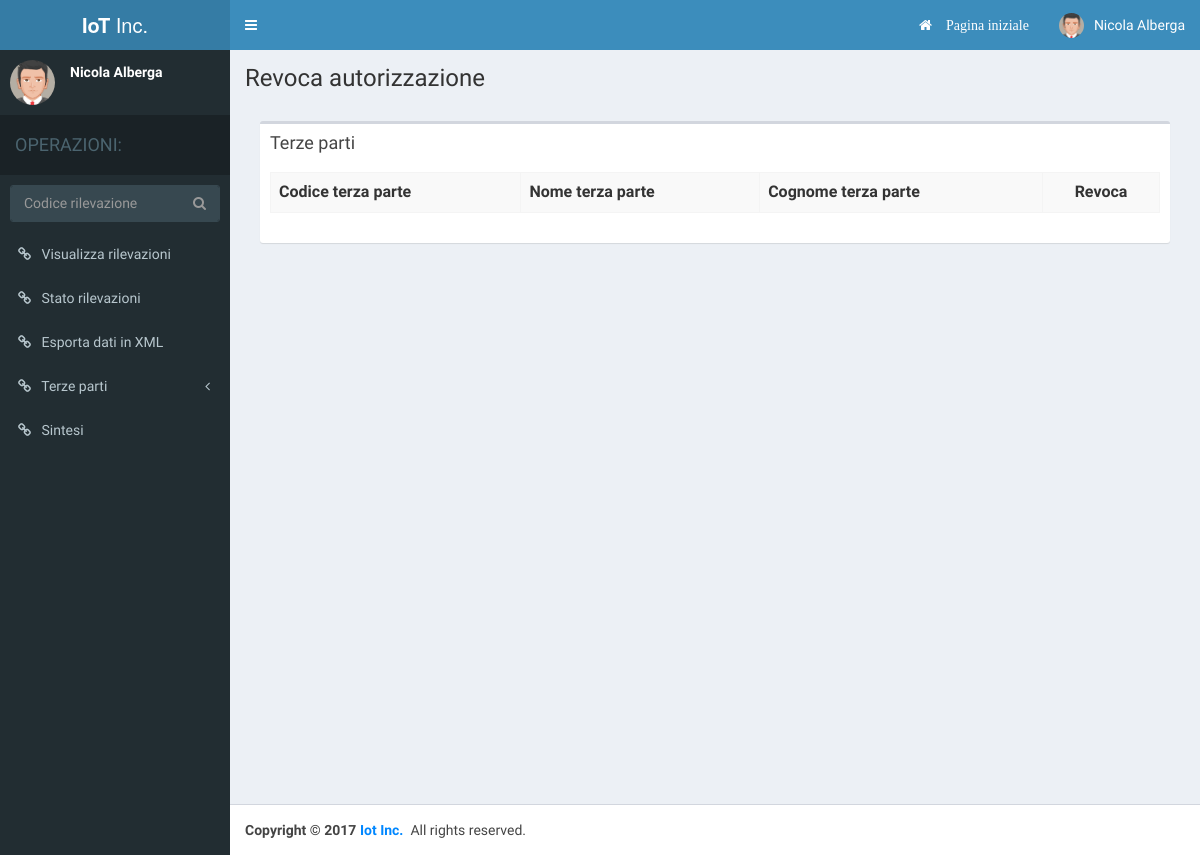
Before: /iotscripts/revoca_tp.php (signed in) with the older database file.
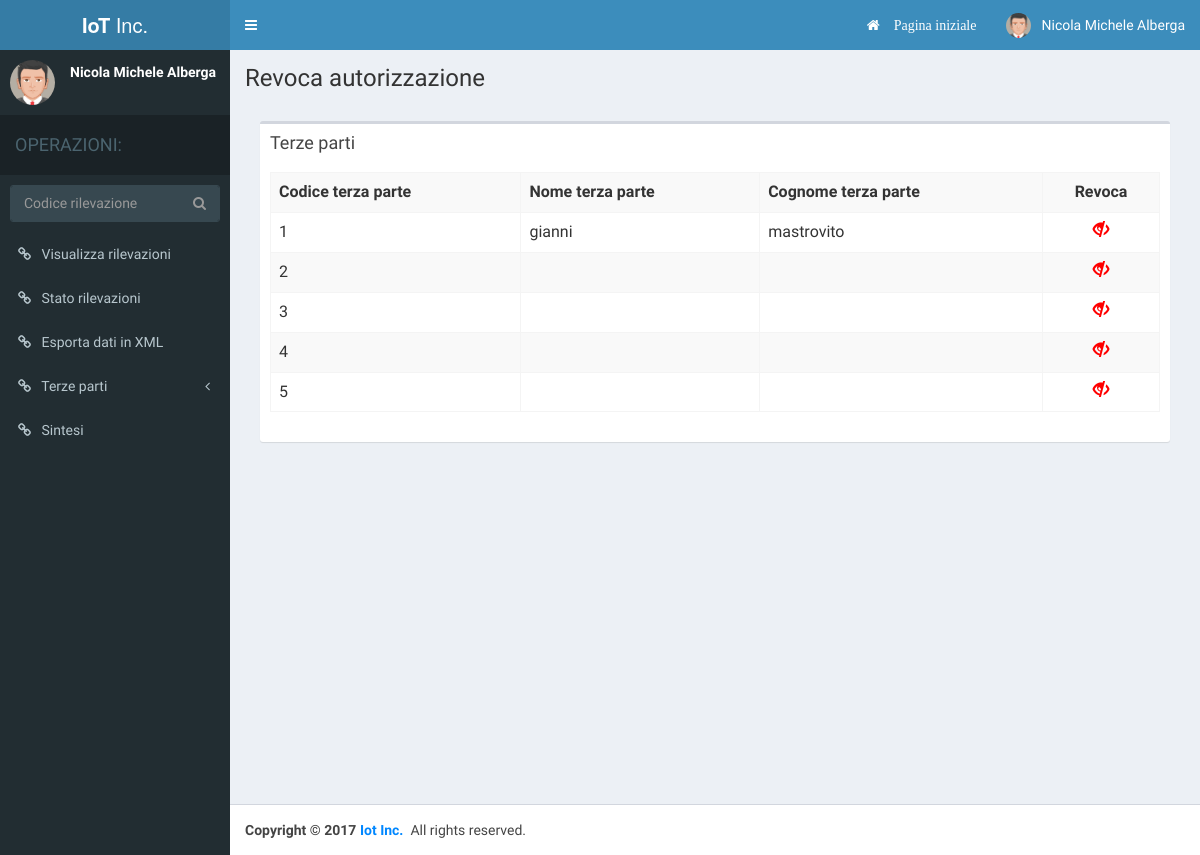
After: the same page with the newer database file.
### tables this page shows
CREATE TABLE `terzeparti` (
  `codTP` int(11) NOT NULL AUTO_INCREMENT,
  `nomeTP` varchar(20) NOT NULL,
  `cognomeTP` varchar(20) NOT NULL,
  `sessoTP` enum('m','f') DEFAULT NULL,
  `indirizzoTP` varchar(20) DEFAULT NULL,
  `residenzaTP` varchar(20) DEFAULT NULL,
  `emailTP` varchar(25) NOT NULL,
  `telefonoTP` varchar(10) DEFAULT NULL,
  `passwordTP` varchar(32) NOT NULL,
  `accessoTP` tinyint(1) DEFAULT 1,
  `clienteTP` int(11) NOT NULL,
  PRIMARY KEY (`codTP`),
  KEY `clienteTP` (`clienteTP`),
  CONSTRAINT `terzeparti_ibfk_1` FOREIGN KEY (`clienteTP`) REFERENCES `clienti` (`codCliente`) ON DELETE CASCADE
);

### iotscripts/revoca_tp.php (the view, shortened to what this page needs)
<?php
require 'dbconnect.php';
$conn=new mysqli($host, $user, $pwd, $db);
?>
<html style="height: auto; min-height: 100%;"><head>
  <link rel="stylesheet" href="../bower_components/bootstrap/dist/css/bootstrap.min.css">
  <link rel="stylesheet" href="../bower_components/font-awesome/css/font-awesome.min.css">
  <link rel="stylesheet" href="../bower_components/Ionicons/css/ionicons.min.css">
  <link rel="stylesheet" href="../dist/css/AdminLTE.min.css">
  <link rel="stylesheet" href="../dist/css/skins/skin-blue.min.css">
  </head>
<body class="skin-blue sidebar-mini" style="height: auto; min-height: 100%;">
<div class="wrapper" style="height: auto; min-height: 100%;">
  <header class="main-header">
    <?php if ($_SESSION["tipo_utente"]=="c") {echo "
		<div class=\"logo\">
		  <span class=\"logo-mini\"><b>I</b>oT</span>
		  <span class=\"logo-lg\"><b>IoT</b> Inc.</span>
		</div>";}
	?>
    <?php if ($_SESSION["tipo_utente"]=="c") {echo "
		<nav class=\"navbar navbar-static-top\" role=\"navigation\">";} elseif ($_SESSION["tipo_utente"]=="t") {echo "
		<nav class=\"navbar navbar-static-top\" role=\"navigation\" style=\"background-color: #f38412;\">";}
	?>
      <a href="#" class="sidebar-toggle" data-toggle="push-menu" role="button">     </a>
      <div class="navbar-custom-menu">
        <ul class="nav navbar-nav">
		  <li><a href="utente.php" class="fa fa-home">&emsp;Pagina iniziale<span class="sr-only">(current)</span></a></li>
		  <li class="dropdown user user-menu">
            <a href="#" class="dropdown-toggle" data-toggle="dropdown" aria-expanded="true">
              <img src="../dist/img/avatar5.png" class="user-image" alt="User Image">
              <span class="hidden-xs"><?php echo $_SESSION["login_nome"] . " " . $_SESSION["login_cognome"];?></span>
            </a>
          </li>
        </ul>
      </div>
    </nav>
  </header>
  <aside class="main-sidebar">
    <section class="sidebar">
      <div class="user-panel">
        <div class="pull-left image">
          <img src="../dist/img/avatar5.png" class="img-circle" alt="User Image">
        </div>
        <div class="pull-left info">
          <p><?php echo $_SESSION["login_nome"] . " " . $_SESSION["login_cognome"];?></p>
        </div>
      </div>
      <ul class="sidebar-menu tree" data-widget="tree">
		<li class="header"><h4>OPERAZIONI:</h4></li>
		<li>
			<form action="ricerca_ril_cod.php" method="post" class="sidebar-form">
				<div class="input-group">
				  <input type="text" name="cod" class="form-control" placeholder="Codice rilevazione">
				  <span class="input-group-btn">
					  <button type="submit" name="search" id="search-btn" class="btn btn-flat"><i class="fa fa-search"></i>
					  </button>
					</span>
				</div>
			</form>
		</li>
        <li><a href="visualizza_rilevazioni.php?option=0"><i class="fa fa-link"></i> <span>Visualizza rilevazioni</span></a></li>
        <?php if ($_SESSION["tipo_utente"]=="c") echo "<li><a href=\"visualizza_rilevazioni.php?option=1\"><i class=\"fa fa-link\"></i> <span>Stato rilevazioni</span></a></li>";?>
		<?php if ($_SESSION["tipo_utente"]=="c") echo "<li><a href=\"visualizza_rilevazioni.php?option=2\"><i class=\"fa fa-link\"></i> <span>Esporta dati in XML</span></a></li>";
			elseif ($_SESSION["tipo_utente"]=="t") echo "<li><a href=\"visualizza_rilevazioni.php?option=3\"><i class=\"fa fa-link\"></i> <span>Esporta dati via mail</span></a></li>"; ?>
        <?php if ($_SESSION["tipo_utente"]=="c") echo "
			<li class=\"treeview\">
			  <a href=\"#\"><i class=\"fa fa-link\"></i> <span>Terze parti</span>
				<span class=\"pull-right-container\">
					<i class=\"fa fa-angle-left pull-right\"></i>
				  </span>
			  </a>
			  <ul class=\"treeview-menu\" style=\"display: none;\">
				<li><a href=\"autorizza_tp.php\">Autorizza</a></li>
				<li><a href=\"revoca_tp.php\">Revoca autorizzazione</a></li>
			  </ul>
			</li>";?>
        <li><a href="#"><i class="fa fa-link"></i> <span>Sintesi</span></a></li>
      </ul>
    </section>
  </aside>
  <div class="content-wrapper" style="min-height: 754px;">
    <section class="content-header">
      <h1>Revoca autorizzazione</h1>
    </section>
	<div class="content">
		<section class="content">
			<div class="box" >
            <div class="box-header">
              <h3 class="box-title">Terze parti</h3>
            </div>
            <div class="box-body">
              <div id="ril_wrapper" class="dataTables_wrapper form-inline dt-bootstrap"><div class="row"><div class="col-sm-12"><table id="ril" class="table table-bordered table-striped dataTable" role="grid" aria-describedby="ril_info">
                <tbody>
					<?php
						$stmt = $conn->query("SELECT codTP, nomeTP,cognomeTP FROM terzeparti WHERE clienteTP=" . $_SESSION["login"]);
						echo "<tr role=\"row\" class=\"odd\">";
						echo "<th>Codice terza parte</th><th>Nome terza parte</th><th>Cognome terza parte</th><th><center>Revoca</center></th>";
						while($row = $stmt->fetch_assoc()){
							echo "<tr role=\"row\" class=\"odd\">";
							echo "<td>" . $row["codTP"] . "</td><td>" . $row["nomeTP"] . "</td><td>" . $row["cognomeTP"] . "</td>";
							echo "<td><a href=\"#\" onclick=\"javascript:cancella('".$row["codTP"]."','". $row["nomeTP"] . "','". $row["cognomeTP"] . "')\"><center><span class=\"glyphicon glyphicon-eye-close\" style=\"color:red\"></span></center></a></td></tr>";
						}
					?>
			</tbody>
            </table></div></div></div>
            </div>
			</div>
		</section>
	</div>
  </div>
  <footer class="main-footer">
    <strong>Copyright © 2017 <font color="#0087ff">Iot Inc.</font></strong> &nbsp;All rights reserved.
  </footer>
</div>
</body></html>

Changed rows visible on the page:
added terzeparti: codTP "1", nomeTP "gianni", cognomeTP "mastrovito"
added terzeparti: codTP "2"
added terzeparti: codTP "3"
added terzeparti: codTP "4"
added terzeparti: codTP "5"
Other visible differences:
$_SESSION["login_nome"]: "Nicola" → "Nicola Michele"
